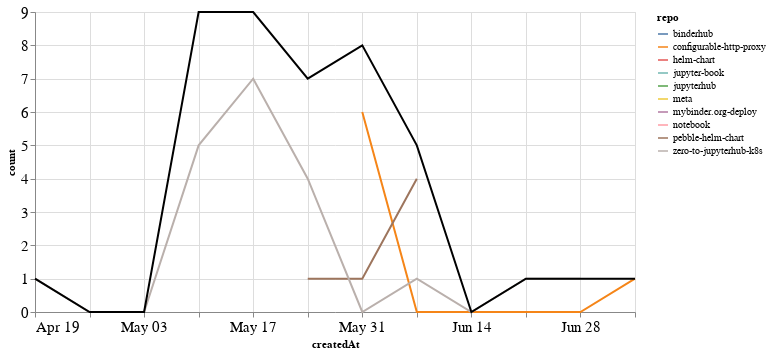

Notebook cell for this chart:
### Markdown cell above
## PRs

### Code cell
prs_time = prs.groupby('repo').resample('W', on='createdAt').count()['author'].reset_index()
prs_time = prs_time.rename(columns={'author': 'count'})
prs_time_total = prs_time.groupby('createdAt').agg({"count": "sum"}).reset_index()

ch1 = alt.Chart(prs_time, width=600).mark_line().encode(
    x='createdAt',
    y='count',
    color='repo',
    tooltip="repo"
)

ch2 = alt.Chart(prs_time_total, width=600).mark_line(color="black").encode(
    x='createdAt',
    y='count',
)

ch1 + ch2

### Figure 1 — Vega-Lite specification as saved in the notebook (floating-point values rounded to 4 significant figures)
{"config": {"axisLeft": {"labelFontSize": 15}, "axisBottom": {"labelFontSize": 15}}, "layer": [{"data": {"name": "data-d91b0dc42e149ed4ebc82ac849a0cbe4"}, "mark": "line", "encoding": {"color": {"type": "nominal", "field": "repo"}, "tooltip": {"type": "nominal", "field": "repo"}, "x": {"type": "temporal", "field": "createdAt"}, "y": {"type": "quantitative", "field": "count"}}, "width": 600}, {"data": {"name": "data-acb7ea29d87e1c32c04278edbe650fba"}, "mark": {"type": "line", "color": "black"}, "encoding": {"x": {"type": "temporal", "field": "createdAt"}, "y": {"type": "quantitative", "field": "count"}}, "width": 600}], "$schema": "https://vega.github.io/schema/vega-lite/v4.8.1.json", "datasets": {"data-d91b0dc42e149ed4ebc82ac849a0cbe4": [{"repo": "binderhub", "createdAt": "2020-05-24T00:00:00", "count": 2}, {"repo": "configurable-http-proxy", "createdAt": "2020-05-31T00:00:00", "count": 6}, {"repo": "configurable-http-proxy", "createdAt": "2020-06-07T00:00:00", "count": 0}, {"repo": "configurable-http-proxy", "createdAt": "2020-06-14T00:00:00", "count": 0}, {"repo": "configurable-http-proxy", "createdAt": "2020-06-21T00:00:00", "count": 0}, {"repo": "configurable-http-proxy", "createdAt": "2020-06-28T00:00:00", "count": 0}, {"repo": "configurable-http-proxy", "createdAt": "2020-07-05T00:00:00", "count": 1}, {"repo": "helm-chart", "createdAt": "2020-05-10T00:00:00", "count": 1}, {"repo": "jupyter-book", "createdAt": "2020-05-10T00:00:00", "count": 2}, {"repo": "jupyterhub", "createdAt": "2020-05-17T00:00:00", "count": 1}, {"repo": "meta", "createdAt": "2020-05-10T00:00:00", "count": 1}, {"repo": "mybinder.org-deploy", "createdAt": "2020-05-31T00:00:00", "count": 1}, {"repo": "notebook", "createdAt": "2020-05-17T00:00:00", "count": 1}, {"repo": "pebble-helm-chart", "createdAt": "2020-05-24T00:00:00", "count": 1}, {"repo": "pebble-helm-chart", "createdAt": "2020-05-31T00:00:00", "count": 1}, {"repo": "pebble-helm-chart", "createdAt": "2020-06-07T00:00:00", "count": 4}, {"repo": "zero-to-jupyterhub-k8s", "createdAt": "2020-04-19T00:00:00", "count": 1}, {"repo": "zero-to-jupyterhub-k8s", "createdAt": "2020-04-26T00:00:00", "count": 0}, {"repo": "zero-to-jupyterhub-k8s", "createdAt": "2020-05-03T00:00:00", "count": 0}, {"repo": "zero-to-jupyterhub-k8s", "createdAt": "2020-05-10T00:00:00", "count": 5}, {"repo": "zero-to-jupyterhub-k8s", "createdAt": "2020-05-17T00:00:00", "count": 7}, {"repo": "zero-to-jupyterhub-k8s", "createdAt": "2020-05-24T00:00:00", "count": 4}, {"repo": "zero-to-jupyterhub-k8s", "createdAt": "2020-05-31T00:00:00", "count": 0}, {"repo": "zero-to-jupyterhub-k8s", "createdAt": "2020-06-07T00:00:00", "count": 1}, {"repo": "zero-to-jupyterhub-k8s", "createdAt": "2020-06-14T00:00:00", "count": 0}, {"repo": "zero-to-jupyterhub-k8s", "createdAt": "2020-06-21T00:00:00", "count": 1}, {"repo": "zero-to-jupyterhub-k8s", "createdAt": "2020-06-28T00:00:00", "count": 1}], "data-acb7ea29d87e1c32c04278edbe650fba": [{"createdAt": "2020-04-19T00:00:00", "count": 1}, {"createdAt": "2020-04-26T00:00:00", "count": 0}, {"createdAt": "2020-05-03T00:00:00", "count": 0}, {"createdAt": "2020-05-10T00:00:00", "count": 9}, {"createdAt": "2020-05-17T00:00:00", "count": 9}, {"createdAt": "2020-05-24T00:00:00", "count": 7}, {"createdAt": "2020-05-31T00:00:00", "count": 8}, {"createdAt": "2020-06-07T00:00:00", "count": 5}, {"createdAt": "2020-06-14T00:00:00", "count": 0}, {"createdAt": "2020-06-21T00:00:00", "count": 1}, {"createdAt": "2020-06-28T00:00:00", "count": 1}, {"createdAt": "2020-07-05T00:00:00", "count": 1}]}}
